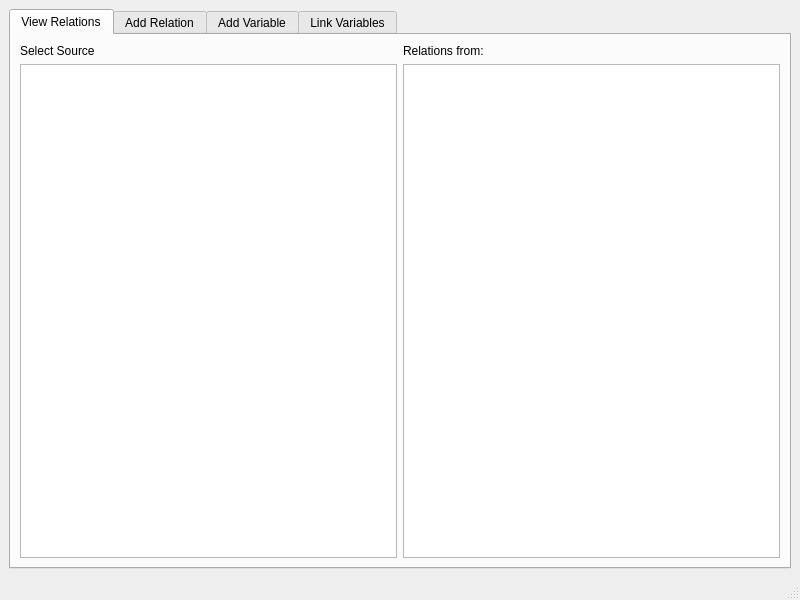
<?xml version="1.0" encoding="UTF-8"?>
<ui version="4.0">
 <class>RelationshipViewer</class>
 <widget class="QMainWindow" name="RelationshipViewer">
  <property name="geometry">
   <rect>
    <x>0</x>
    <y>0</y>
    <width>800</width>
    <height>600</height>
   </rect>
  </property>
  <property name="windowTitle">
   <string>MainWindow</string>
  </property>
  <widget class="QWidget" name="centralwidget">
   <layout class="QVBoxLayout" name="verticalLayout">
    <item>
     <widget class="QTabWidget" name="tabWidget">
      <property name="currentIndex">
       <number>0</number>
      </property>
      <widget class="QWidget" name="tab_3">
       <attribute name="title">
        <string>View Relations</string>
       </attribute>
       <layout class="QGridLayout" name="gridLayout_2">
        <item row="1" column="1">
         <widget class="QTreeView" name="view_source_tree">
          <property name="alternatingRowColors">
           <bool>true</bool>
          </property>
          <property name="headerHidden">
           <bool>true</bool>
          </property>
         </widget>
        </item>
        <item row="1" column="2">
         <widget class="QTreeView" name="view_rel_tree">
          <property name="contextMenuPolicy">
           <enum>Qt::CustomContextMenu</enum>
          </property>
          <property name="alternatingRowColors">
           <bool>true</bool>
          </property>
          <attribute name="headerDefaultSectionSize">
           <number>200</number>
          </attribute>
          <attribute name="headerMinimumSectionSize">
           <number>100</number>
          </attribute>
         </widget>
        </item>
        <item row="0" column="1">
         <widget class="QLabel" name="label">
          <property name="text">
           <string>Select Source</string>
          </property>
         </widget>
        </item>
        <item row="0" column="2">
         <widget class="QLabel" name="rels_label">
          <property name="text">
           <string>Relations from:</string>
          </property>
         </widget>
        </item>
       </layout>
      </widget>
      <widget class="QWidget" name="tab">
       <attribute name="title">
        <string>Add Relation</string>
       </attribute>
       <layout class="QGridLayout" name="gridLayout">
        <item row="2" column="1">
         <widget class="QPushButton" name="add_rel_button">
          <property name="text">
           <string>Add Relation</string>
          </property>
         </widget>
        </item>
        <item row="1" column="1">
         <widget class="QTreeView" name="add_dest_tree">
          <property name="alternatingRowColors">
           <bool>true</bool>
          </property>
          <attribute name="headerVisible">
           <bool>false</bool>
          </attribute>
         </widget>
        </item>
        <item row="2" column="0">
         <widget class="QCheckBox" name="ambi_check">
          <property name="text">
           <string>Ambiguous?</string>
          </property>
         </widget>
        </item>
        <item row="1" column="0">
         <widget class="QTreeView" name="add_source_tree">
          <property name="alternatingRowColors">
           <bool>true</bool>
          </property>
          <attribute name="headerVisible">
           <bool>false</bool>
          </attribute>
         </widget>
        </item>
        <item row="0" column="0">
         <widget class="QLabel" name="label_6">
          <property name="text">
           <string>Origin:</string>
          </property>
         </widget>
        </item>
        <item row="0" column="1">
         <widget class="QLabel" name="label_7">
          <property name="text">
           <string>Destination:</string>
          </property>
         </widget>
        </item>
       </layout>
      </widget>
      <widget class="QWidget" name="tab_2">
       <attribute name="title">
        <string>Add Variable</string>
       </attribute>
       <layout class="QFormLayout" name="formLayout">
        <item row="0" column="0">
         <widget class="QLabel" name="label_3">
          <property name="text">
           <string>Father node:</string>
          </property>
         </widget>
        </item>
        <item row="2" column="0">
         <widget class="QLabel" name="label_5">
          <property name="text">
           <string>Database Identifier:</string>
          </property>
         </widget>
        </item>
        <item row="2" column="1">
         <widget class="QListView" name="db_names_list"/>
        </item>
        <item row="3" column="1">
         <widget class="QPushButton" name="new_var_button">
          <property name="text">
           <string>Create New Database Variable</string>
          </property>
         </widget>
        </item>
        <item row="4" column="1">
         <widget class="QLineEdit" name="pretty_name"/>
        </item>
        <item row="4" column="0">
         <widget class="QLabel" name="label_4">
          <property name="text">
           <string>Pretty Name</string>
          </property>
         </widget>
        </item>
        <item row="0" column="1">
         <widget class="QTreeView" name="add_father_tree">
          <property name="contextMenuPolicy">
           <enum>Qt::CustomContextMenu</enum>
          </property>
          <property name="showDropIndicator" stdset="0">
           <bool>false</bool>
          </property>
          <property name="alternatingRowColors">
           <bool>true</bool>
          </property>
          <property name="headerHidden">
           <bool>true</bool>
          </property>
         </widget>
        </item>
        <item row="5" column="0" colspan="2">
         <widget class="QPushButton" name="add_var_button">
          <property name="text">
           <string>Add</string>
          </property>
         </widget>
        </item>
       </layout>
      </widget>
      <widget class="QWidget" name="tab_4">
       <attribute name="title">
        <string>Link Variables</string>
       </attribute>
       <layout class="QGridLayout" name="gridLayout_3">
        <item row="0" column="1">
         <widget class="QLabel" name="label_8">
          <property name="text">
           <string>Database Name</string>
          </property>
         </widget>
        </item>
        <item row="1" column="0">
         <widget class="QTreeView" name="link_tree">
          <property name="alternatingRowColors">
           <bool>true</bool>
          </property>
          <property name="headerHidden">
           <bool>true</bool>
          </property>
         </widget>
        </item>
        <item row="0" column="0">
         <widget class="QLabel" name="label_2">
          <property name="text">
           <string>Braint Identifier</string>
          </property>
         </widget>
        </item>
        <item row="1" column="1">
         <widget class="QListView" name="link_var_list">
          <property name="alternatingRowColors">
           <bool>true</bool>
          </property>
         </widget>
        </item>
        <item row="2" column="0" colspan="2">
         <widget class="QPushButton" name="save_link_button">
          <property name="text">
           <string>Save</string>
          </property>
         </widget>
        </item>
       </layout>
      </widget>
     </widget>
    </item>
   </layout>
  </widget>
  <widget class="QMenuBar" name="menubar">
   <property name="geometry">
    <rect>
     <x>0</x>
     <y>0</y>
     <width>800</width>
     <height>26</height>
    </rect>
   </property>
  </widget>
  <widget class="QStatusBar" name="statusbar"/>
 </widget>
 <resources/>
 <connections/>
</ui>
